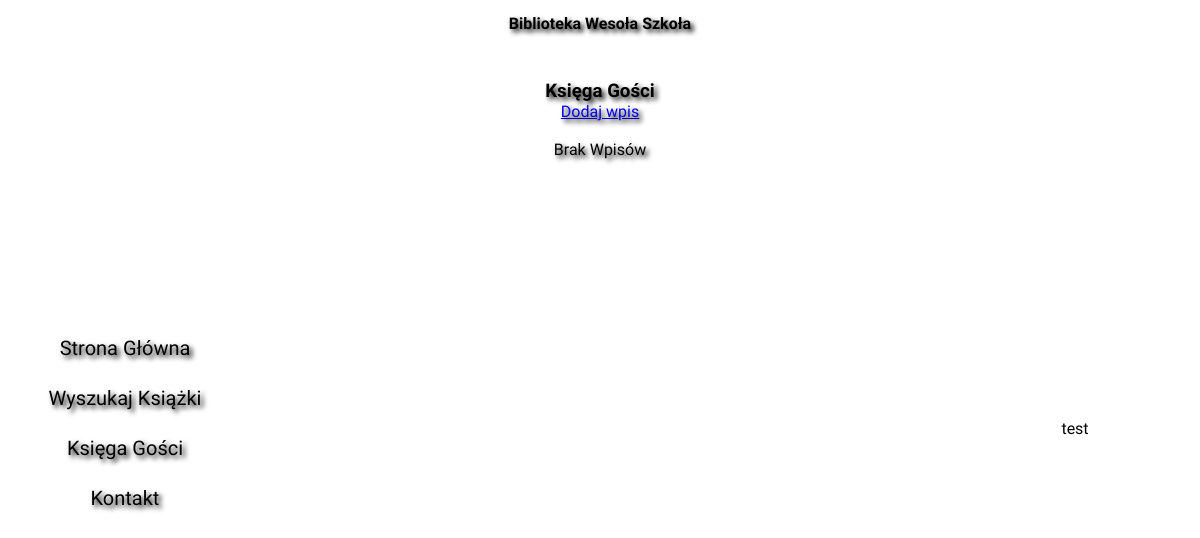
Page /FO/index.php?id=searchGuests on the earlier database version.
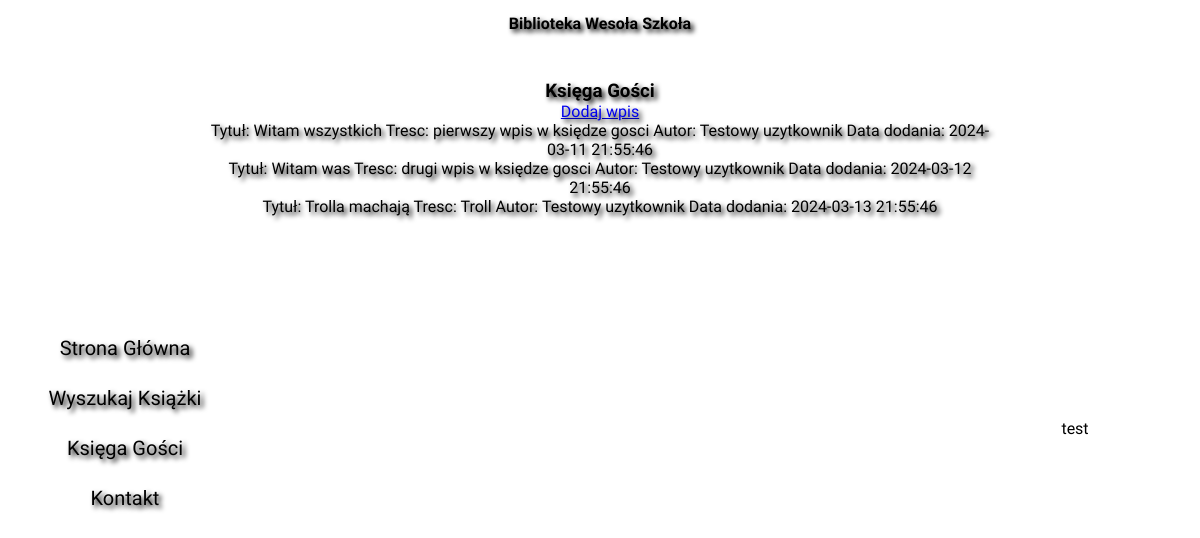
Same page on the later database version.
### tables this page shows
CREATE TABLE `guestbook` (
  `id_guestbook` int(11) NOT NULL,
  `title` varchar(255) NOT NULL,
  `text` longtext NOT NULL,
  `author` varchar(255) NOT NULL,
  `data` datetime NOT NULL,
  `active` tinyint(1) NOT NULL
);

### DB/db_connection.php (called while the page is built, shortened)
<?php
class db_connection{
    var $host = "localhost";
    var $dbname = "wiai";
    var $username = "root";
    var $password = "";
    public function databaseConnect(){
        $con = mysqli_connect($this->host, $this->username, $this->password, $this->dbname);
        if(!$con){
            die("Connection failed: " . mysqli_connect_error());
        }
        else{
            $this->connect = $con;
        }
    }
}
?>

### DB/db_guestbook.php (called while the page is built, shortened)
<?php
include('db_connection.php');
class db_guestbook extends db_connection{
    function selectGuestbookActive(){
        $query = "SELECT `title`, `text`, `author`, `data` FROM `guestbook` WHERE `active` = 1";
        $data = mysqli_query($this->connect, $query);
	    if (mysqli_num_rows($data) > 0) {
            return $data;
        }
    }
}
?>

### FO/guestbook.php (the view, shortened to what this page needs)
<div id="searchGuests" class="search-container">
    <h3>Księga Gości</h3>
    <a class="przycisk" href="./index.php?id=addGuestbookEntry">Dodaj wpis</a>
    <?php
        include('../DB/db_guestbook.php');
        $baza = new db_guestbook();
        $baza->databaseConnect();
        $data = $baza->selectGuestbookActive();
        if (!empty($data)){
                while($row = mysqli_fetch_assoc($data))
                {
                    echo "<div id='aktywany_wpis'>Tytuł: ".$row['title']." Tresc: ".$row['text']." Autor: ".$row['author']." Data dodania: ".$row['data']."</div>";
                }
            }else {
                echo "<br><br>Brak Wpisów";
            }
        ?>
</div>

Differences in the rows shown:
added guestbook: title "Witam wszystkich", text "pierwszy wpis w księdze gosci", author "Testowy uzytkownik", data "2024-03-11 21:55:46"
added guestbook: title "Witam was", text "drugi wpis w księdze gosci", author "Testowy uzytkownik", data "2024-03-12 21:55:46"
added guestbook: title "Trolla machają", text "Troll", author "Testowy uzytkownik", data "2024-03-13 21:55:46"
Other differences:
text no longer shown: "Brak Wpisów"
